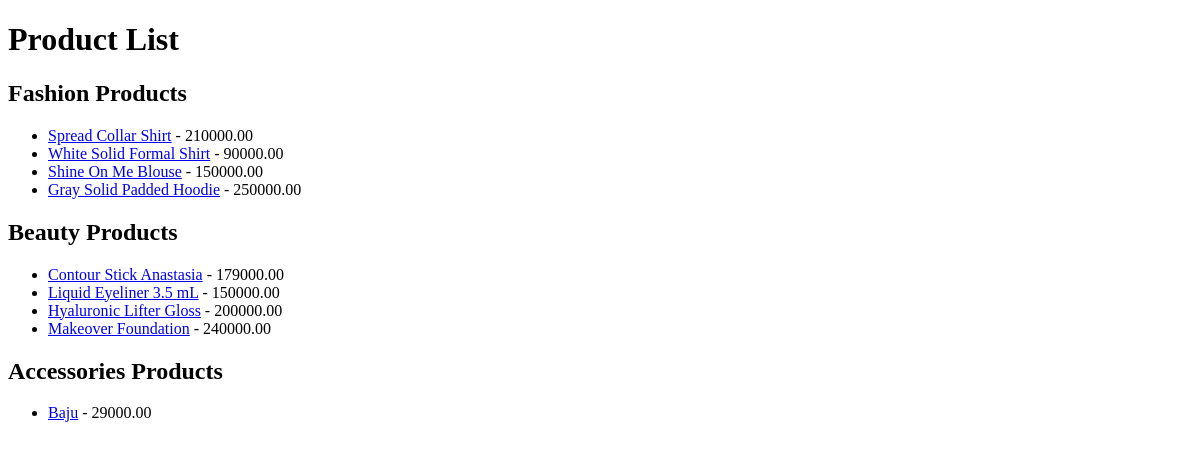
The page /product/ on the database as committed earlier.
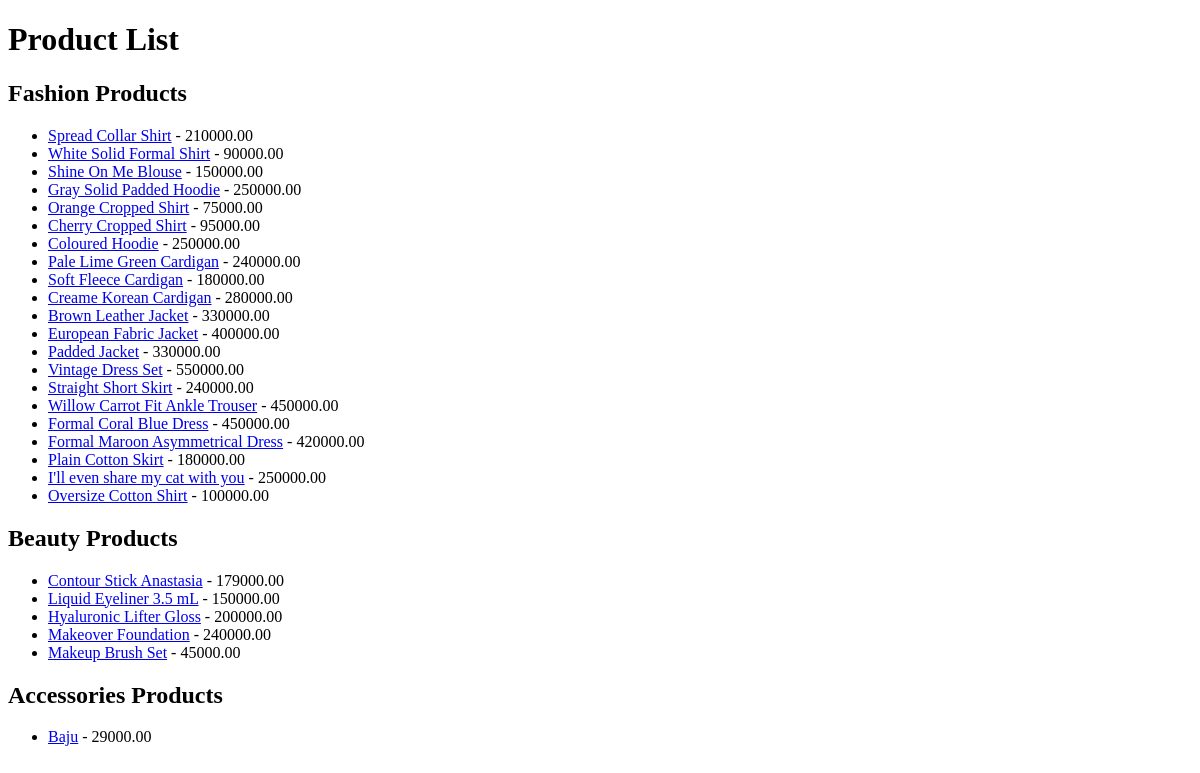
The same page on the database as committed later.
### WebPage/models.py (models this page shows, shortened)
class Product(models.Model):
    product_id = models.AutoField(primary_key=True)
    name = models.CharField(max_length=255)
    description = models.TextField()
    price = models.DecimalField(max_digits=10, decimal_places=2)
    stock = models.PositiveIntegerField()
    class Meta:
        abstract = True

class Fashion(Product):
    sub_category = models.CharField(max_length=20, choices=FashionSubCategory.choices)
    color = MultiSelectField(choices=COLOR_CHOICES, max_length=100)
    size = MultiSelectField(choices=SIZE_CHOICES, max_length=50)
    fashion_type = models.CharField(max_length=15, choices=FashionType.choices, null=True, blank=True)  # Allow null and blank

class Beauty(Product):
    class BeautyType(models.TextChoices):
        FACE = "Face", "Face"
        EYE = "Eye", "Eye"
        LIPS = "Lips", "Lips"
    makeup_type = models.CharField(max_length=20, choices=BeautyType.choices)

class Accessories(Product):
    def __str__(self):
        return self.name

### WebPage/views.py (the view)
# urls.py: path('product/', views.product_list, name='product_list'),
def product_list(request):
    fashion_products = Fashion.objects.all()
    beauty_products = Beauty.objects.all()
    accessories_products = Accessories.objects.all()
    return render(request, 'WebPage/product.html', {
        'fashion_products': fashion_products,
        'beauty_products': beauty_products,
        'accessories_products': accessories_products,
    })

### templates/WebPage/product.html (shortened to what this page needs)
<!DOCTYPE html>
<html lang="en">
<head>
</head>
<body>
    <h1>Product List</h1>
    <h2>Fashion Products</h2>
    <ul>
        {% for product in fashion_products %}
            <li>
                <a href="{% url 'fashion_detail' product.pk %}">{{ product.name }}</a> - {{ product.price }}
            </li>
        {% endfor %}
    </ul>
    <h2>Beauty Products</h2>
    <ul>
        {% for product in beauty_products %}
            <li>
                <a href="{% url 'beauty_detail' product.pk %}">{{ product.name }}</a> - {{ product.price }}
            </li>
        {% endfor %}
    </ul>
    <h2>Accessories Products</h2>
    <ul>
        {% for product in accessories_products %}
            <li>
                <a href="{% url 'accessories_detail' product.pk %}">{{ product.name }}</a> - {{ product.price }}
            </li>
        {% endfor %}
    </ul>
</body>
</html>

Rows that differ between the two databases and show on the page:
added Fashion: name "Orange Cropped Shirt", price "75000.00"
added Fashion: name "Cherry Cropped Shirt", price "95000.00"
added Fashion: name "Coloured Hoodie", price "250000.00"
added Fashion: name "Pale Lime Green Cardigan", price "240000.00"
added Fashion: name "Soft Fleece Cardigan", price "180000.00"
added Fashion: name "Creame Korean Cardigan", price "280000.00"
added Fashion: name "Brown Leather Jacket", price "330000.00"
added Fashion: name "European Fabric Jacket", price "400000.00"
added Fashion: name "Padded Jacket", price "330000.00"
added Fashion: name "Vintage Dress Set", price "550000.00"
added Fashion: name "Straight Short Skirt", price "240000.00"
added Fashion: name "Willow Carrot Fit Ankle Trouser", price "450000.00"
added Fashion: name "Formal Coral Blue Dress", price "450000.00"
added Fashion: name "Formal Maroon Asymmetrical Dress", price "420000.00"
added Fashion: name "Plain Cotton Skirt", price "180000.00"
added Fashion: name "I'll even share my cat with you", price "250000.00"
added Fashion: name "Oversize Cotton Shirt", price "100000.00"
added Beauty: name "Makeup Brush Set", price "45000.00"
